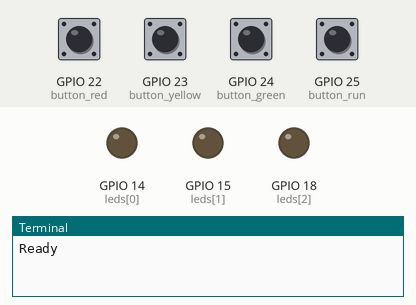
The program below on a simulated Raspberry Pi (BCM pin numbers). Parts: output pins drawn as LEDs (lit = HIGH), the last lines printed to the terminal. The inputs (shaded band) are chosen by the test bench; at power-on: GPIO 22 (button_red), GPIO 23 (button_yellow), GPIO 24 (button_green), GPIO 25 (button_run) HIGH.

Above: at 1.2 s.
1.3 s: GPIO 22 (button_red) pulled LOW for 0.15 s
At 1.37 s:
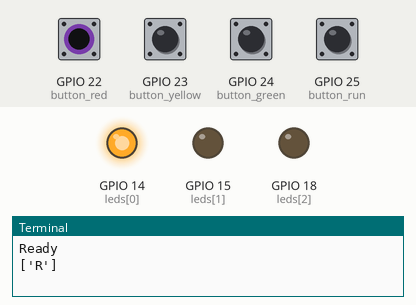
2.9 s: GPIO 23 (button_yellow) pulled LOW for 0.15 s
At 2.97 s:
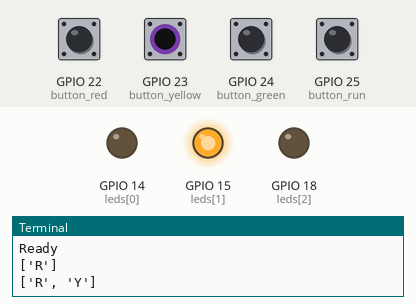
4.5 s: GPIO 24 (button_green) pulled LOW for 0.15 s
At 4.57 s:
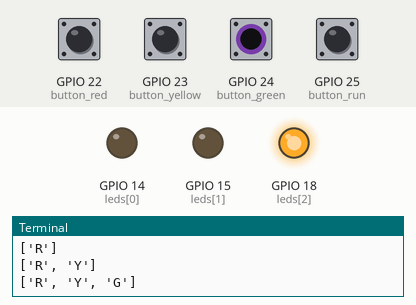
6.1 s: GPIO 25 (button_run) pulled LOW for 0.15 s
At 6.9 s:
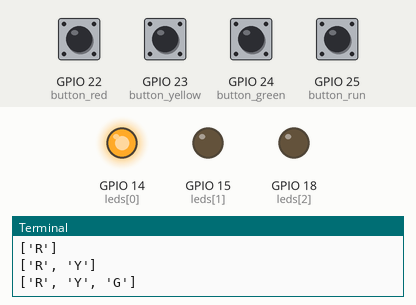
9.2 s: GPIO 23 (button_yellow) pulled LOW for 1 s
At 11.2 s:
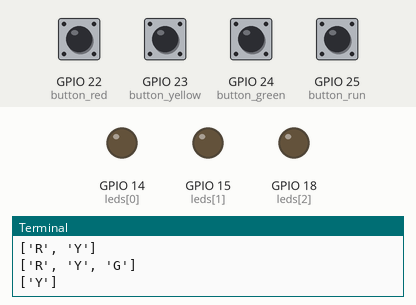
11.7 s: GPIO 22 (button_red) pulled LOW for 1 s
At 12.3 s:
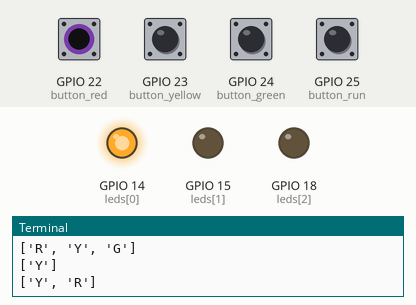
Timing chart, 0 to 14.7 s (numbered marks = the images above; inputs shaded):
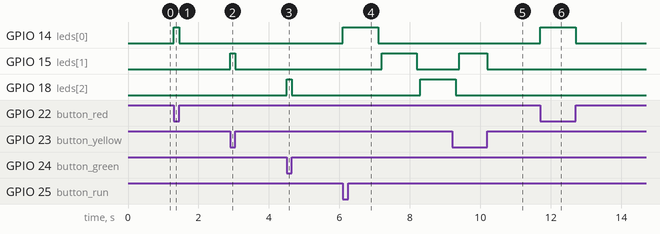

The program:

sequenceRepeater.py
```python
import gpiozero as gz
import time
import signal

def handle_color_press(leds, color, data):
    data += [color]
    # print("Pressed", color)
    print(data)
    show_led(leds, color)


def show_led(leds, color):
    if color == "R":
        leds.value = (1, 0 , 0)
    if color == "Y":
        leds.value = (0, 1 , 0)
    if color == "G":
        leds.value = (0, 0 , 1)

def run_sequence(leds, data):
    for color in data:
        show_led(leds, color)
        time.sleep(1)
        leds.off()
        time.sleep(0.1)

    data.clear()

def main():
    print("Ready")
    data = []
    leds = gz.LEDBoard(14, 15, 18)

    button_red = gz.Button(22)
    button_yellow = gz.Button(23)
    button_green = gz.Button(24)

    button_run = gz.Button(25)

    button_red.when_pressed = lambda : handle_color_press(leds, "R", data)
    button_yellow.when_pressed = lambda : handle_color_press(leds, "Y", data)
    button_green.when_pressed = lambda : handle_color_press(leds, "G", data)

    button_red.when_released = leds.off
    button_yellow.when_released = leds.off
    button_green.when_released = leds.off

    button_run.when_pressed = lambda : run_sequence(leds, data)

    signal.pause()


main()
```

Measured:
- after the input at 1.3 s, GPIO 14 (leds[0]): LOW → HIGH at once, → LOW 0.15 s later
- after the input at 2.9 s, GPIO 15 (leds[1]): LOW → HIGH at once, → LOW 0.15 s later
- after the input at 4.5 s, GPIO 18 (leds[2]): LOW → HIGH at once, → LOW 0.15 s later
- after the input at 6.1 s, GPIO 14 (leds[0]): LOW → HIGH at once, → LOW 1.0 s later; GPIO 15 (leds[1]): LOW → HIGH after 1.1 s, → LOW 1.0 s later; GPIO 18 (leds[2]): LOW → HIGH after 2.2 s
- after the input at 9.2 s, GPIO 15 (leds[1]): LOW → HIGH after 0.20 s, → LOW 0.80 s later
- after the input at 11.7 s, GPIO 14 (leds[0]): LOW → HIGH at once, → LOW 1.0 s later
